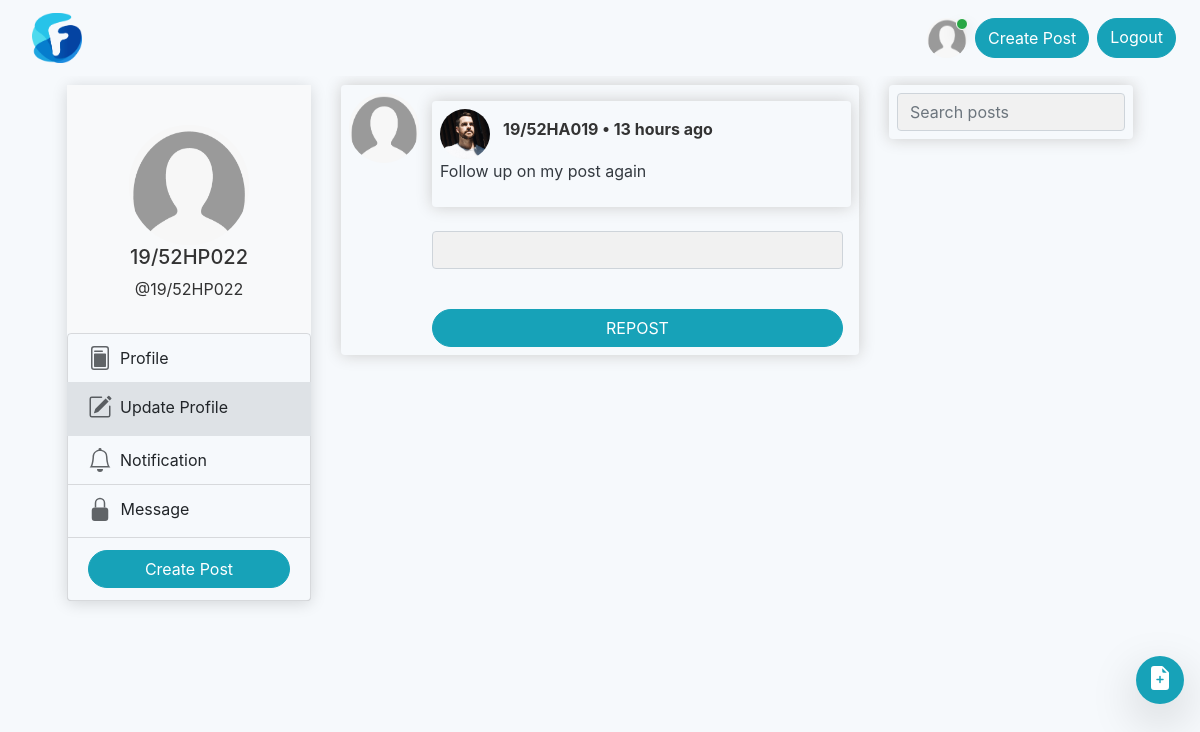
The page /repost-/2/add/ (signed in) on the database its author committed.
### users/models.py (models this page shows, shortened)
class User(AbstractUser):
    username = models.CharField(
        max_length=150,
        unique=True,
        validators=[
            RegexValidator(
                regex=r'^[\w@./+-]+$',  # Adjust the regex to include other characters if needed
                message="Username must consist of letters, numbers, or @/./+/-/_ characters."
            ),
        ],
        error_messages={
            'unique': "A user with that username already exists.",
        },
    )
    display_name = models.CharField(max_length=20, null=True, blank=True)
    about = models.CharField(max_length=255, null=True, blank=True)
    image = models.ImageField(default='profile.png', upload_to='profile_picture')
    follower = models.ManyToManyField(settings.AUTH_USER_MODEL, blank=True, related_name='follower_list')
    following = models.ManyToManyField(settings.AUTH_USER_MODEL, blank=True, related_name='following_list')
    background_image = models.ImageField(default="WIN_20220328_15_20_55_Pro.jpg", upload_to="profile_background_image")
    account_visit = models.IntegerField(default=0)
    account_engaged = models.IntegerField(default=0)
    has_viewed = models.BooleanField(default=False)
    is_verified = models.BooleanField(default=False)
    post_notification = models.ManyToManyField(settings.AUTH_USER_MODEL, blank=True, related_name='post_notify')
    mute_list = models.ManyToManyField(settings.AUTH_USER_MODEL, blank=True, related_name='mute')
    block_list = models.ManyToManyField(settings.AUTH_USER_MODEL, blank=True, related_name='block')

### feed/models.py (models this page shows, shortened)
class BlogRepost(models.Model):
    user = models.ForeignKey(settings.AUTH_USER_MODEL, on_delete=models.CASCADE)
    post = models.ForeignKey(Post, on_delete=models.SET_NULL,  null=True, blank=True)
    text = models.CharField(max_length=500, null=True, blank=True)
    date_posted = models.DateTimeField(default=timezone.now)
    like = models.ManyToManyField(settings.AUTH_USER_MODEL, blank=True, related_name='repost_like')
    repost = models.ForeignKey("BlogRepost", blank=True, null=True, on_delete=models.SET_NULL)
    def get_repost_absolute_url(self):
        return reverse("repost_detail_view", kwargs={"pk": self.pk})

### feed/views.py (the view)
# urls.py: path('repost-/<int:pk>/add/', feed_view.repost_add_view_, name='repost_add_view-'),
@login_required
def repost_add_view_(request, pk):
    repost_obj = get_object_or_404(BlogRepost, pk=pk)
    notification_count = Notification.objects.filter(user=request.user, is_seen=False).count()
    post_notification_count = PostNotification.objects.filter(user=request.user, is_seen=False).count()
    if not BlogRepost.objects.filter(user=request.user, repost=repost_obj).exists():
        if request.method == 'POST':
            form = RepostForm(request.POST)
            if form.is_valid():
                form = form.save(commit=False)
                form.user = request.user
                form.repost = repost_obj
                form.save()
            messages.success(request, "Post reposted successfully")
            notify = Notification(repost_blog=form.repost, sender=request.user, user=repost_obj.user,
                                  notification_type=8)
            notify.save()
            if not UserStat.objects.filter(user=repost_obj.user).exists():
                user_profile = UserStat.objects.create(
                    user=repost_obj.user,
                    account_engaged=1
                )
                user_profile.save()
                return redirect("feed_home")
            else:
                UserStat.objects.filter(user=repost_obj.user).update(account_engaged=F('account_engaged') + 1)
                return redirect("feed_home")
        else:
            form = RepostForm()
        context = {
            "form": form,
            "obj": repost_obj,
            "notification_count": notification_count,
            "post_notification_count": post_notification_count,
        }
        return render(request, "blog/repost_add_view_.html", context)
    else:
        messages.info(request, 'Post has already been reposted')
        return HttpResponseRedirect(request.META.get('HTTP_REFERER'))

### feed/forms.py
class RepostForm(forms.ModelForm):
    class Meta:
        model = BlogRepost
        fields = ["text"]

### feed/templatetags/mentions.py (called while the page is built)
@register.filter(name='mentions', is_safe=True)
@stringfilter
def mentions(value):
    value = re.sub(r'@(\w+)', r'<span><a href="/\1/post">@\1</a></span>', value)
    return value

@register.filter(name='hashtags', is_safe=True)
@stringfilter
def hashtags(value):
    value = re.sub(r'#(\w+)', r'<a href="/search/?q=\1&submit=Search">#\1</a>', value)
    return value

### feed/templates/blog/repost_add_view_.html (shortened to what this page needs)
{% extends 'blog/base.html' %}
{% load humanize %}
{% load static %}
{% load subtract %}
{% load mentions %}
{% load crispy_forms_tags %}
{% load pwa %}
{% block content %}
<div class="col-lg-6">
    <div class="box-element">
        <div class="media">
            <img class="rounded-circle article-img" style="width:70px; height: 70px;"
                 src="{{ user.image.url }}" alt="">
            <div class="media-body mt-2">
                <div class="box-element">
                    <div class="media">
                        <img class="rounded-circle article-img" style="width:50px; height: 50px;"
                             src="{{ obj.user.image.url }}" alt="">
                        <div class="media-body mt-2">
                            <strong class="account-heading dropbtn">
                                {{ obj.user }} &bull; {{ obj.date_posted|naturaltime }}
                            </strong>
                            <br>
                        </div>
                    </div>
                    <a class="text-decoration-none text-dark" href="{{ obj.get_repost_absolute_url }}">
                        <p>{{ obj.text|safe|mentions|hashtags }}</p>
                    </a>
                </div>
                <br>
                <form id="Repost-form" class="display-inline my-2 mr-sm-2 my-lg-0" action="{% url 'repost_add_view-' obj.pk %}"
                      method="POST">
                    {{form|crispy}}
                    <br>
                    <button style="border-radius: 24px" id="submit" type="submit" class="btn btn-block btn-info">
                        <span id="button-text">REPOST</span>
                    </button>
                </form>
            </div>
        </div>
    </div>
</div>
<div class="col-lg-3 col-md-3">
    <div class="box-element">
        <form action="{% url 'search' %}" autocomplete="off" method="GET" value="{{request.GET.q}}">
            <input type="text" name="q" value="{{request.GET.q}}" class="form-control"
                   placeholder="Search posts"/>
        </form>
    </div>
    <br>
</div>
{% endblock %}

### feed/templates/blog/base.html (shortened to what this page needs)
<!DOCTYPE html>
{% load crispy_forms_tags %}
{% load static %}
{% load humanize %}
{% load pwa %}
<html lang="en">
<head>
    <link href="https://cdn.jsdelivr.net/npm/bootstrap@5.1.3/dist/css/bootstrap.min.css" rel="stylesheet"
>
    <link rel="stylesheet" href="https://stackpath.bootstrapcdn.com/bootstrap/4.5.0/css/bootstrap.min.css"
>
    <link href="https://stackpath.bootstrapcdn.com/bootstrap/4.4.1/css/bootstrap.min.css" rel="stylesheet"
          type="text/css"/>
    <link rel="stylesheet" href="https://cdn.jsdelivr.net/npm/bootstrap@4.6.1/dist/css/bootstrap.min.css"
>
    <link rel="stylesheet" href="https://cdnjs.cloudflare.com/ajax/libs/animate.css/4.1.1/animate.min.css"/>
    <link rel="stylesheet" href="https://cdnjs.cloudflare.com/ajax/libs/animate.css/3.7.2/animate.min.css">
    <link rel="stylesheet" href="{% static 'css/bootstrap.css' %}">
    <link rel="stylesheet" href="{% static 'css/main.css' %}">
    <link rel="stylesheet" href="{% static 'css/search.css' %}">
</head>
<body id="page-top">
{% include 'blog/navbar.html' %}
<div class="container">
    <div class="row">
        <div class="col-lg-3 phone_size">
            <div class="sticky-top" style="top: 80px">
                <div class="card border-0">
                    <div align="center" class="customer-profile">
                        <br>
                        <img width="120" height="120" background="#fff" color="#fff"
                             class="rounded-circle customer-image " src="{{ user.image.url }}">
                        <h5>
                            {% if user.display_name %}
                            {{ user.display_name }}
                            {% else %}
                            {{ user }}
                            {% endif %}
                        </h5>
                        <p class="text-truncate">@{{ user }}</p>
                    </div>
                    <ul class="customer-nav list-group">
                        <a href="{% url 'a_follower_post_view' user %}" class=" list-group-item">
                            <div class="media">
                                <div class="media-body ml-2">
                                    Profile
                                </div>
                            </div>
                        </a>
                        <a href="{% url 'update_profile' %}" class="active list-group-item">
                            <div class="media">
                                <div class="media-body ml-1">
                                    Update Profile
                                </div>
                            </div>
                        </a>
                        <a href="{% url 'notification' %}" class="list-group-item">
                            <div class="media">
                                <div class="media-body ml-2">
                                    Notification
                                </div>
                            </div>
                        </a>
                        <a href="#" class="d-flex justify-content-between align-items-center list-group-item">
                            <span>
                                Message
                            </span>
                        </a>
                        <a data-target="#postModal" data-toggle="modal" href=""
                           class="d-flex justify-content-between align-items-center list-group-item">
                            <button class="btn btn-info btn-block">
                                Create Post
                            </button>
                        </a>
                    </ul>
                </div>
            </div>
        </div>
        <br>
        <br>
        {% block content %} {% endblock %}
    </div>
</div>
<div class="toast-container toast-bottom-center" style="height: 10px;">
</div>
<a class="scroll shadow-lg rounded-circle">
</a>
</body>
</html>

### feed/templates/blog/navbar.html (shortened to what this page needs)
{% load static %}
{% load humanize %}
<nav style="background-color: #f6f9fc !important;"
     class="bg-light navbar  navbar-expand-lg navbar-light fixed-top mb-5">
    <div class="form-inline my-2 my-lg-0">
        <div class="row">
            <div class="col">
                <a class="navbar-brand ml-3 d-flex" href="{% url 'feed_home' %}">
                    <img class="logo-img" src="{% static 'images/falcon_LGfm6ox.png' %}" alt="">
                </a>
            </div>
        </div>
    </div>
    <nav id="navbar_main" class="mobile-offcanvas navbar navbar-expand-lg navbar-light bg-light"
         style="background-color: #f6f9fc !important;">
    </nav>
    <div class="navbar-collapse mr-auto order-lg-2 collapse hide_nav" id="navbarCollapse" style="">
        <div class="collapse d-flex navbar-collapse" id="navbarSupportedContent">
            <ul class="navbar d-flex navbar-nav float-left me-auto">
                <li class="nav-item">
                    <a class="nav-link active" aria-current="page" href="/"></a>
                </li>
            </ul>
            <form class="d-flex" method="get" action="{% url 'search' %}">
                <a href="{% url 'a_follower_post_view' request.user %}">
                    <img src="{{ user.image.url }}" width="40" height="40" class="rounded-circle mr-2 user-image"
                         alt=""></a>
                <div class="badge badge-success shadow badge-counter rounded-circle user_badge"
                     style="margin-left: 29px;">
                </div>
                <button type="button" data-target="#postModal" data-toggle="modal" class="btn btn-info mr-2">Create
                    Post
                </button>
                {% if request.user.is_authenticated %}
                <a href="{% url 'logout' %}" class="btn btn-info mr-2">Logout
                </a>
                {% endif %}
            </form>
        </div>
    </div>
</nav>

### static/css/main.css (style rules this page uses)
body { background-color: #f6f9fc !important; color: #333333; margin-top: 5rem; }
.box-element { box-shadow:hsl(0, 0%, 80%) 0 0 16px; background-color: ; border-radius: 4px; padding: 8px; }
.container { margin-top: .5rem; max-width: 90%; padding-right: 7px; padding-left: 7px; margin-top: 85px; }
.article-img { height: 60px; width: 60px; margin-right: 13px; }
.btn { border-radius: 24px }
.card { box-shadow: 0 2px 1rem rgba(0,0,0,.15); }
.border-0 { border: 0!important; }
.card { position: relative; display: -webkit-flex; display: flex; -webkit-flex-direction: column; flex-direction: column; min-width: 0; word-wrap: break-word; background-color: transparent; background-clip: border-box; border: 0 solid transparent; border-radius: 5px; }
.customer-profile { padding: 1rem; text-align: center; background: #f8f9fa; }
.customer-nav a { text-decoration: none; background-color: transparent; }
.customer-nav .list-group-item.active { border-color: #dee2e6; background: #dee2e6; color: #212529; }
.toast-bottom-left, .toast-bottom-center, .toast-bottom-right { bottom: 1.5rem; }
.toast-container { position: fixed; z-index: 2; padding-top: 80px; left: 0; top: 0; width: 100%; height: auto; }

### static/css/search.css (style rules this page uses)
* { box-sizing: border-box; }
input { border: 1px solid transparent; background-color: #f1f1f1; padding: 10px; font-size: 16px; }
input[type=text] { background-color: #f1f1f1; width: 100%; }

### feed/templates/blog/navbar.html (style rules this page uses)
body { overflow-x: hidden; }
.logo-img { width: 50px; height: 50px; }
.user-image { position:relative; }
.user_badge { border-radius:50%; border: 1px white solid; position:absolute; top:18px; width: 12px; height: 12px; }

### feed/templates/blog/base.html (style rules this page uses)
.box-element { box-shadow:hsl(0, 0%, 80%) 0 0 16px; border-radius: 4px; padding: 8px; }
.container { margin-top: .5rem; max-width: 90%; padding-right: 7px; padding-left: 7px; margin-top: 85px; }
.article-img { height: 60px; width: 60px; margin-right: 13px; }
.btn { border-radius: 24px }
.card { box-shadow: 0 2px 1rem rgba(0,0,0,.15); }
.border-0 { border: 0!important; }
.card { position: relative; display: -webkit-flex; display: flex; -webkit-flex-direction: column; flex-direction: column; min-width: 0; word-wrap: break-word; background-color: transparent; background-clip: border-box; border: 0 solid transparent; border-radius: 5px; }
.customer-profile { padding: 1rem; text-align: center; background: #f8f9fa; }
.customer-nav a { text-decoration: none; background-color: transparent; }
.customer-nav .list-group-item.active { border-color: #dee2e6; background: #dee2e6; color: #212529; }
.toast-bottom-left, .toast-bottom-center, .toast-bottom-right { bottom: 1.5rem; }
.toast-container { position: fixed; z-index: 2; padding-top: 80px; left: 0; top: 0; width: 100%; height: auto; }
.scroll { position:fixed; border-radius: 50%; right:1rem; bottom:6rem; width:3rem; height:3rem; color:#fff; background:#17a2b8; padding: 8px; justify-content: center !important; align-items: center !important; }

### rows shown on the page
User: image (placeholder picture), username "19/52HP022"
BlogRepost: user.image (picture), user "19/52HA019", date_posted "13 hours ago", text|mentions "Follow up on my post again"
